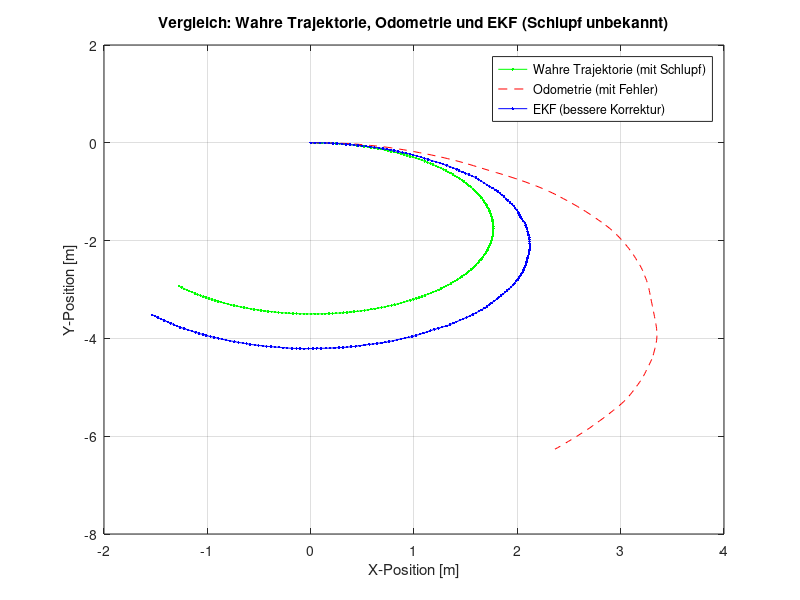

The MATLAB script that drew this image:
% EKF für mobilen Roboter mit x, y, psi (Orientierung) und v, omega als Eingänge

clear; clc; close all;

% Simulationseinstellungen
dt = 0.1;                   % Zeitschritt (s)
T = 20;                     % Gesamtdauer (s)
N = T / dt;                 % Anzahl Zeitschritte

% Wahre Anfangswerte
x_true = [0; 0; 0]; % [x; y; psi]

% Anfangswerte der Schätzungen
x_est = [0; 0; 0];
x_odo = [0; 0; 0];

% Kovarianzmatrizen
P = diag([0.1, 0.1, 0.5]); % Anfangsunsicherheit
Q_model = diag([0.1, 0.1, 0.5]);  % Modell (Odometrie und EKF) glauben 
R = 0.05^2; % Messrauschen (IMU für psi)

% Speicher für Verlauf
X_true = zeros(N, 3);
X_est = zeros(N, 3);
X_odo = zeros(N, 3);

% Angenommene Eingänge (Fahr- und Drehgeschwindigkeit)
b = 0.5;
v_R = 0.3;               % m/s
v_L = 0.4;               % m/s
v = (v_R + v_L) / 2;
omega = (v_R - v_L) / b;

for k = 2:N
    % === Wahre Bewegung (reales Modell mit Schlupf) ===
    v_R_meas = v_R  + 0.2*rand();
    v_L_meas = v_L  + 0.1*rand();
    v_meas = (v_R_meas + v_L_meas) / 2;  % Verstärkter Messfehler
    omega_meas = (v_R_meas - v_L_meas) / b;

    % Wahre Bewegung
    x_true(1) = x_true(1) + v * cos(x_true(3)) * dt;
    x_true(2) = x_true(2) + v * sin(x_true(3)) * dt;
    x_true(3) = x_true(3) + omega * dt;

    % Simulation der IMU-Messung (psi)
    z = x_true(3) + sqrt(R) * randn();

    % === Odometrie (stark gestört) ===
    x_odo(1) = x_odo(1) + v_meas * cos(x_odo(3)) * dt;
    x_odo(2) = x_odo(2) + v_meas * sin(x_odo(3)) * dt;
    x_odo(3) = x_odo(3) + omega_meas * dt;

    % === EKF: Prädiktion ===
    x_pred = x_est;
    x_pred(1) = x_pred(1) + v_meas * cos(x_pred(3)) * dt;
    x_pred(2) = x_pred(2) + v_meas * sin(x_pred(3)) * dt;
    x_pred(3) = x_pred(3) + omega_meas * dt;

    % Jacobimatrix für den EKF
    F = [1 0 -v_meas * sin(x_est(3)) * dt;
         0 1  v_meas * cos(x_est(3)) * dt;
         0 0 1];

    % Prädizierte Kovarianz
    P = F * P * F' + Q_model;

    % === EKF: Korrektur ===
    H = [0 0 1]; % Messung nur für psi
    K = P * H' / (H * P * H' + R);

    % Zustandskorrektur
    x_est = x_pred + K * (z - x_pred(3));

    % Kovarianz-Update
    P = (eye(3) - K * H) * P;

    % === Speicherung ===
    X_true(k, :) = x_true';
    X_est(k, :) = x_est';
    X_odo(k, :) = x_odo';
end

% === Ergebnisse plotten ===
figure;
plot(X_true(:,1), X_true(:,2), '.-g', 'DisplayName', 'Wahre Trajektorie (mit Schlupf)');
hold on;
plot(X_odo(:,1), X_odo(:,2), '--r', 'DisplayName', 'Odometrie (mit Fehler)');
plot(X_est(:,1), X_est(:,2), '.-b', 'DisplayName', 'EKF (bessere Korrektur)');
legend();
xlabel('X-Position [m]');
ylabel('Y-Position [m]');
title('Vergleich: Wahre Trajektorie, Odometrie und EKF (Schlupf unbekannt)');
grid on;
